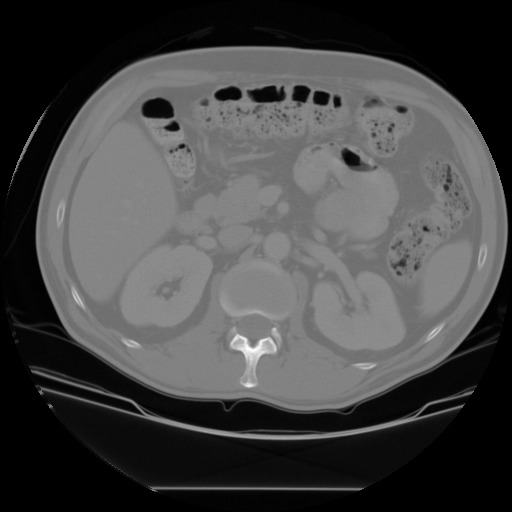
#> input picture Q4/Image_4.jpg, 512 x 512 px, found by its file name
$ python index_Q8.py
#> lines starting #> are read from the running program, lines starting #| are printed output that depends on the picture; after the words box and inside, x2 and y2 are one past the last pixel; in counts of white or black regions, pixels touching at a corner belong together
import cv2
import numpy as np
import matplotlib.pyplot as plt

# Load CT Image
ct_path = "Q4/Image_4.jpg"
ct_img = cv2.imread(ct_path)
#> ct_img is the input picture: shape (512, 512, 3); min 0, max 255, mean 69.8

if ct_img is None:
    raise FileNotFoundError("CT image not found.")

gray = cv2.cvtColor(ct_img, cv2.COLOR_BGR2GRAY)

# Step 1: Gaussian Smoothing
blur = cv2.GaussianBlur(gray, (5,5), 0)

# Step 2: Thresholding
_, thresh = cv2.threshold(blur, 0, 255, cv2.THRESH_BINARY + cv2.THRESH_OTSU)
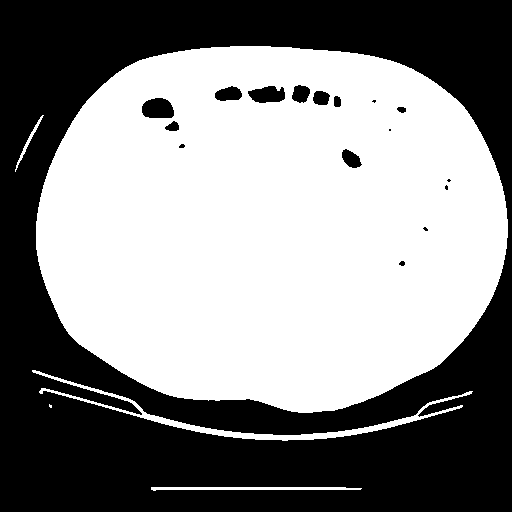
#> thresh: shape (512, 512); 53.9% white; 17 black regions (6 under 20 px), largest, box (x1, y1, x2, y2) and area: (0, 0, 512, 512) 118598, (142, 98, 174, 118) 537, (248, 86, 285, 103) 469

# Step 3: Morphological Operations
kernel = np.ones((5,5), np.uint8)

closing = cv2.morphologyEx(thresh, cv2.MORPH_CLOSE, kernel)
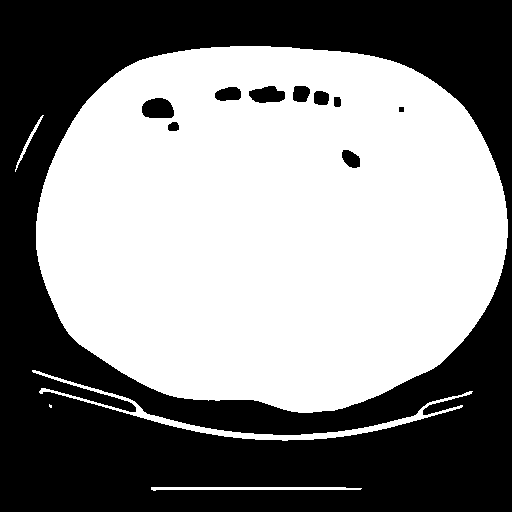
#> closing: shape (512, 512); 54% white; 10 black regions, largest, box (x1, y1, x2, y2) and area: (0, 0, 512, 512) 118547, (142, 98, 174, 118) 537, (249, 86, 285, 103) 453
opening = cv2.morphologyEx(closing, cv2.MORPH_OPEN, kernel)
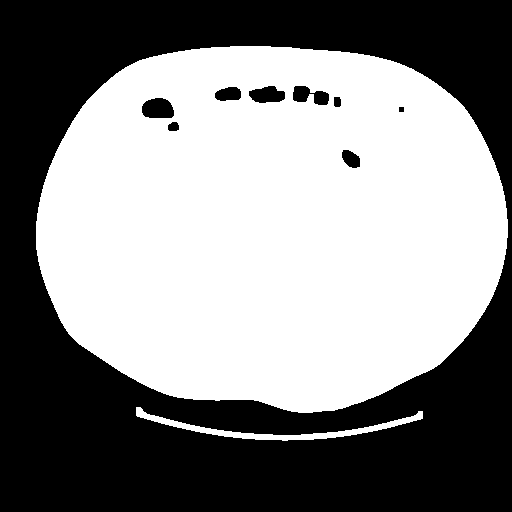
#> opening: shape (512, 512); 53.3% white; 9 black regions, largest, box (x1, y1, x2, y2) and area: (0, 0, 512, 512) 120259, (142, 98, 174, 118) 537, (249, 86, 285, 103) 453

# Step 4: Extract Segmented Organ
segmented = cv2.bitwise_and(gray, gray, mask=opening)
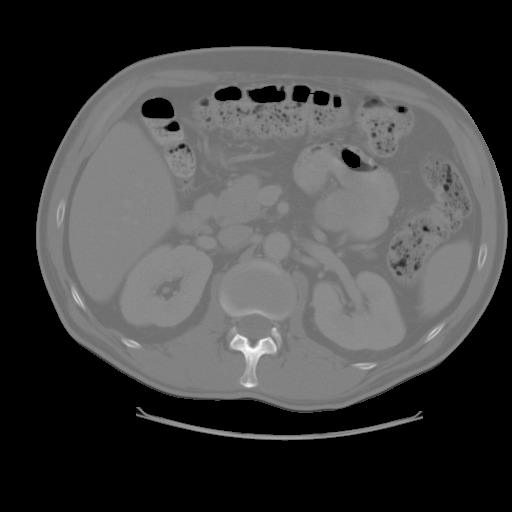
#> segmented: shape (512, 512); min 0, max 255, mean 66.5

# Display Results
plt.figure(figsize=(12,4))

plt.subplot(1,4,1)
plt.imshow(gray, cmap='gray')
plt.title("Original CT")
plt.axis('off')

plt.subplot(1,4,2)
plt.imshow(thresh, cmap='gray')
plt.title("Thresholded")
plt.axis('off')

plt.subplot(1,4,3)
plt.imshow(opening, cmap='gray')
plt.title("After Morphology")
plt.axis('off')

plt.subplot(1,4,4)
plt.imshow(segmented, cmap='gray')
plt.title("Segmented Organ")
plt.axis('off')

plt.tight_layout()
plt.savefig("Q8/segmentation_output.png")
plt.show()
